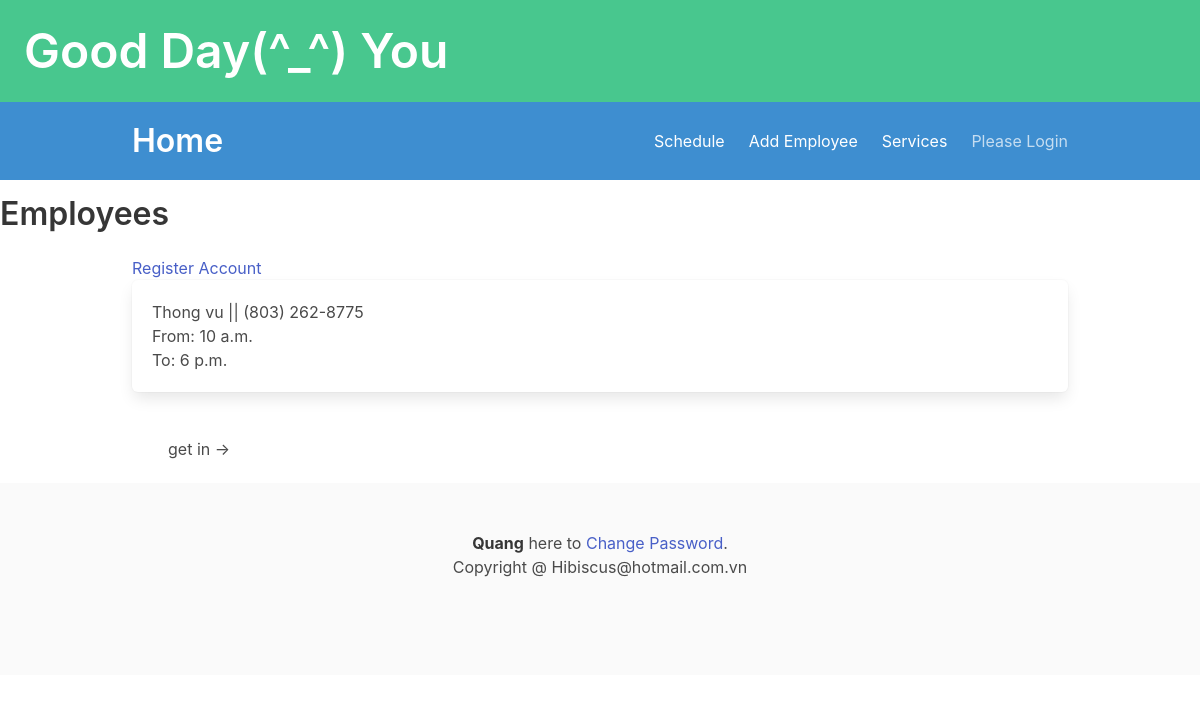
Page /ledger/ on the earlier database version.
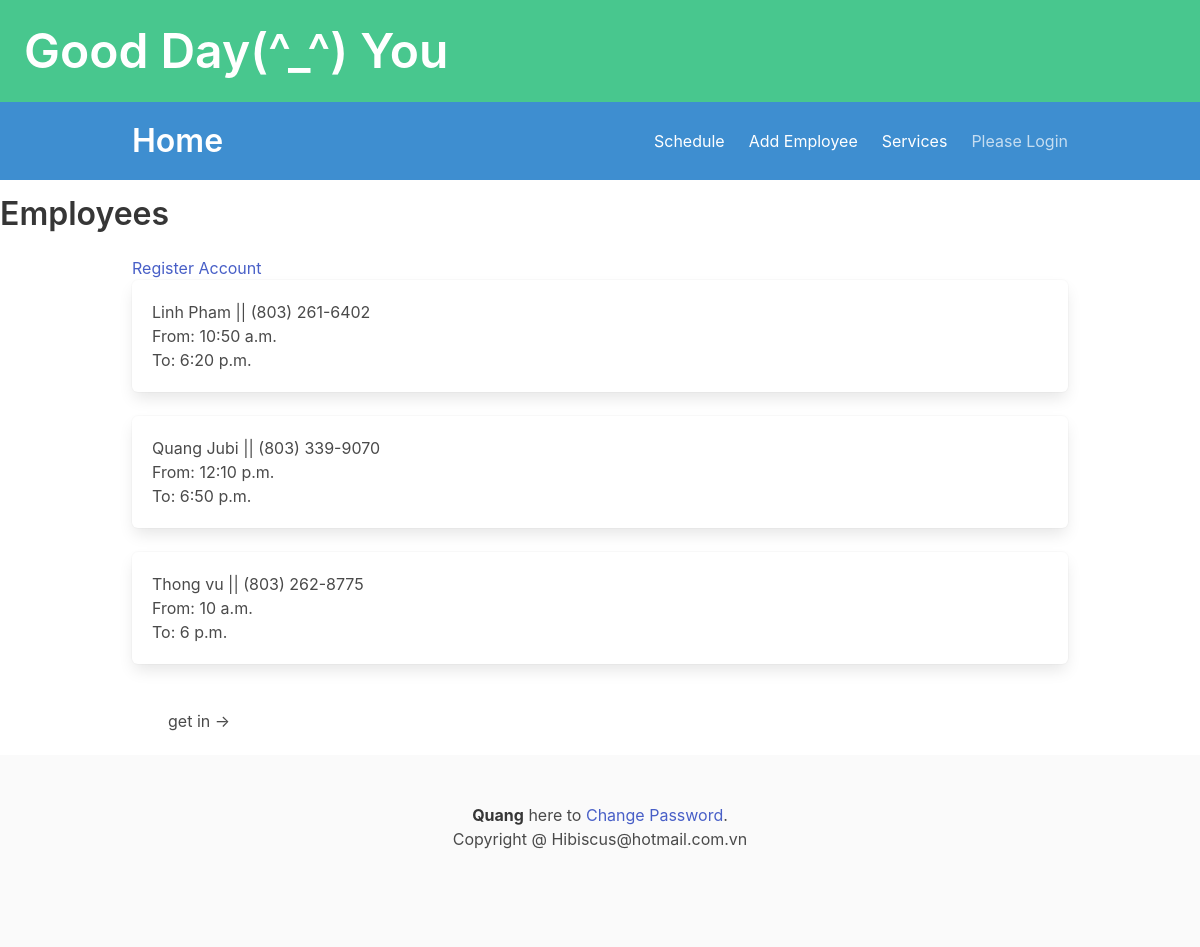
Same page on the later database version.
### ledger/models.py (models this page shows, shortened)
class Technician(models.Model):
    class Status(models.TextChoices):
        on = "Working"
        off = "Off Work"
        busy = "Busy"
        available = "Available"
        meTime = "Relax"
    name = models.CharField(max_length=25)
    phone = PhoneNumberField()
    email = models.EmailField(max_length=40, null=True, blank=True)
    owner = models.ForeignKey(settings.AUTH_USER_MODEL, on_delete=models.DO_NOTHING)
    isWork = models.BooleanField(default=False)
    start_work_at = models.TimeField()
    end_work = models.TimeField()
    status = models.CharField(choices=Status.choices, max_length=12, default=Status.off)
    picture = models.BinaryField(null=True, editable=True)
    content_type = models.CharField(max_length=256, null=True, help_text='The MIMEType of the file')
    class Meta:
        unique_together = ('name','phone',)
        ordering = ['name']

### ledger/views.py (the view)
# urls.py: path('ledger/', AllEmployee.as_view(), name="home"),
class AllEmployee(ListView):
    template = 'ledger/index.html'
    def get(self,request):
        employee = Technician.objects.all()
        cont = {'employees': employee }
        return render(request, self.template, cont)

### ledger/templates/ledger/index.html (shortened to what this page needs)
{% extends 'base.html' %}
{% block headding %}
<h1 class="title">Employees</h1>
{% endblock headding %}
{% block content %}
{% if not user.is_authenticated %}
<div>
    <a href="{% url 'ledger:register' %}">Register Account</a>
</div>
{% endif %}
    {% if employees %}
    {% for employee in employees %}
    <div class='box'>{{ employee.name }} || {{ employee.phone }}
      <p>From: {{ employee.start_work_at }} </p>
      <p>To: {{ employee.end_work }} </p>
    </div>
    {% endfor %}
    {% endif %}
<section class="hero is-small">
  <div class="hero-body">
    <div class="container">
      <h3>get in -></h3>
    </div>
  </div>
</section>
{% endblock content %}
{% block footer %}
    <strong>Quang</strong> here to <a href="{% url 'password_change' %}">Change Password</a>.
{% endblock footer %}

### ledger/templates/base.html (shortened to what this page needs)
<!DOCTYPE html>
<html>
    <head>
        <link rel="stylesheet" href="">
        <link href="https://cdn.jsdelivr.net/npm/bootstrap@5.0.2/dist/css/bootstrap.min.css" rel="stylesheet">
        <link rel="stylesheet" href="https://cdn.jsdelivr.net/npm/bulma@0.9.3/css/bulma.min.css">
    </head>
    <body>
        <a href="{% url 'ledger:index' %}">
        <section class="hero is-small is-success mb-4">
            <div class="hero-body">
                <h1 class="title is-1">Good Day(^_^) {{ user.username | default:'You'}} </h1>
            </div>
            <section class="hero is-info is-large">
              <div class="hero-head">
                <nav class="navbar">
                  <div class="container">
                    <div class="navbar-brand">
                      {% block nutChinh %}
                      <a class="navbar-item" href="{% url 'datHen:listHen' %}"><h1 class='title'>Home</h1></a>
                      {% endblock nutChinh %}
                    </div>
                    <div id="navbarMenuHeroB" class="navbar-menu">
                      <div class="navbar-end">
                         <a class="navbar-item" href="{% url 'datHen:listHen' %}">
                          Schedule
                        </a>
                        <a class="navbar-item" href="{% url 'ledger:add_employee' %}">
                          Add Employee
                        </a>
                        <a class="navbar-item" href="{% url 'ledger:services' %}">
                          Services
                        </a>
                        <span class="navbar-item">
                            {% if user.is_authenticated %}
                            <form id="logout-form" method="post" action="{% url 'logout' %}">
                              {% csrf_token %}
                              <button class="button is-info" type="submit">Logout</button>
                            </form>
                            {% comment %} <a href=" {% url 'logout' %}">Logout</a> {% endcomment %}
                            {% else %}
                            <a href=" {% url 'login' %}">Please Login</a>
                            {% endif %}
                        </span>
                      </div>
                    </div>
                  </div>
                </nav>
              </div>
            </section>
        </section>
    </a>
    {% block headding %}
    {% endblock headding %}
        <div class="container">
                {% block content %}
                {% endblock content %}
        </div>
    </body>
    <footer class="footer">
      <div class="content has-text-centered">
        <p>
          {% block footer %}
          {% endblock footer %}
        </p>
        Copyright @ Hibiscus@hotmail.com.vn
      </div>
    </footer>
</html>

Differences in the rows shown:
added Technician: name "Linh Pham", phone "(803) 261-6402", start_work_at "10:50 a.m.", end_work "6:20 p.m."
added Technician: name "Quang Jubi", phone "(803) 339-9070", start_work_at "12:10 p.m.", end_work "6:50 p.m."
